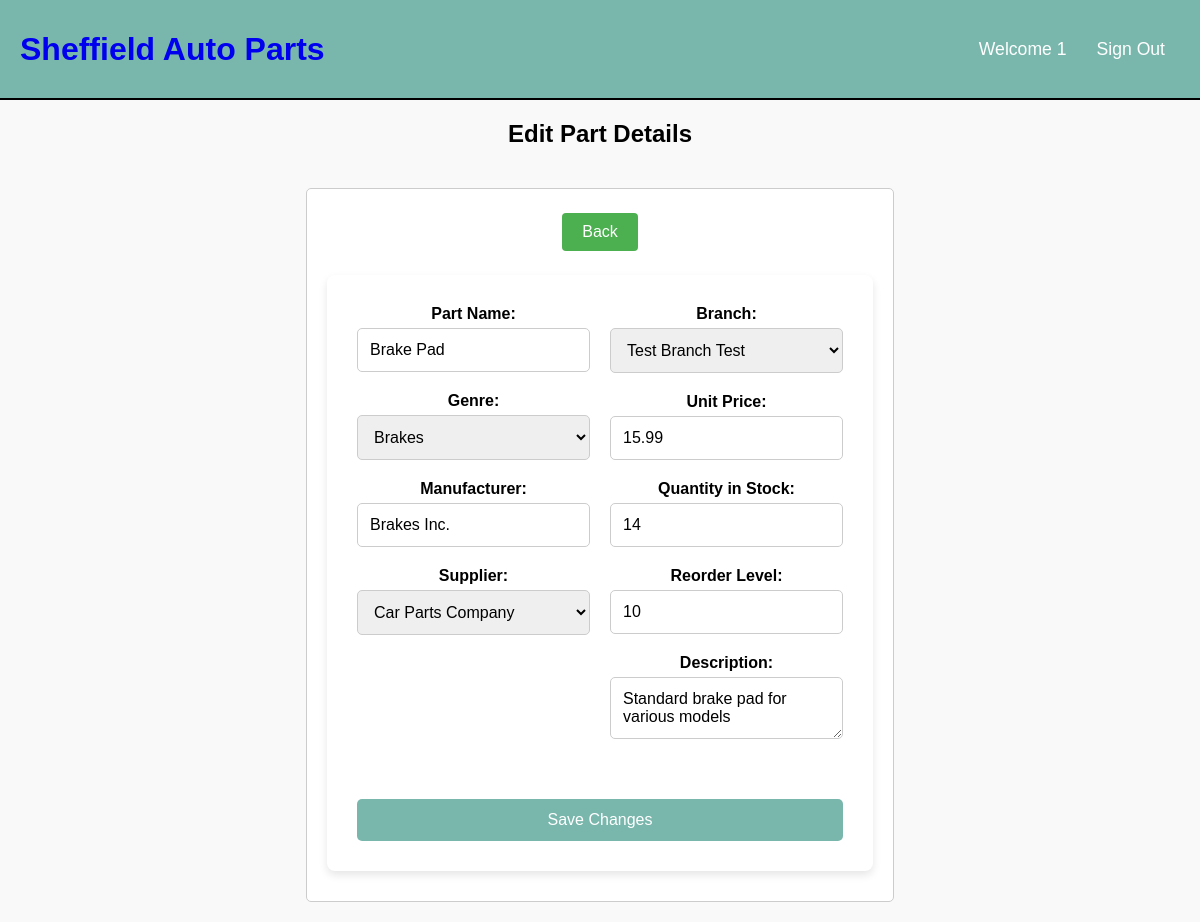
The page /manage_part.php?part_id=3000001 (signed in) on the database its author committed.
### tables this page shows
CREATE TABLE `users` (
  `user_id` int(11) NOT NULL,
  `username` varchar(50) NOT NULL,
  `password` varchar(255) NOT NULL,
  `email` varchar(99) NOT NULL,
  `role` varchar(20) NOT NULL,
  `active` tinyint(1) DEFAULT 1
);

CREATE TABLE `parts` (
  `part_id` int(11) NOT NULL,
  `part_name` varchar(100) NOT NULL,
  `description` varchar(255) NOT NULL,
  `genre` varchar(30) NOT NULL,
  `manufacturer` varchar(100) NOT NULL,
  `unit_price` decimal(10,2) NOT NULL,
  `quantity_in_stock` int(11) NOT NULL,
  `reorder_level` int(11) NOT NULL,
  `supplier_id` int(11) NOT NULL,
  `branch_id` int(11) DEFAULT NULL
);

CREATE TABLE `suppliers` (
  `supplier_id` int(11) NOT NULL,
  `supplier_name` varchar(100) NOT NULL,
  `contact_name` varchar(100) NOT NULL,
  `contact_phone` varchar(11) NOT NULL,
  `contact_email` varchar(50) NOT NULL,
  `address` varchar(100) NOT NULL,
  `active` tinyint(1) NOT NULL DEFAULT 1
);

CREATE TABLE `branches` (
  `branch_id` int(11) NOT NULL,
  `branch_name` varchar(255) NOT NULL,
  `branch_address` varchar(255) DEFAULT NULL,
  `branch_phone` varchar(20) DEFAULT NULL,
  `branch_email` varchar(255) DEFAULT NULL
);

### include/functions.php (called while the page is built, shortened)
<?php
function check_login($con){
  if(isset($_SESSION['user_id'])){
    $users_id = $_SESSION['user_id'];
    $check_login_query = "SELECT * FROM users WHERE user_id = '$users_id'";
    $logged_in_result = mysqli_query($con,$check_login_query);
    if($logged_in_result && mysqli_num_rows($logged_in_result) === 1){
      $user_data = mysqli_fetch_assoc($logged_in_result);
      return $user_data;
    }
  }
}
?>

### include/init.php (called while the page is built, shortened)
<?php
include('include/connection.php');
include('include/functions.php');
$user_data = check_login($con);
?>

### manage_part.php (the view, shortened to what this page needs)
<?php
include('include/init.php');
$part_id = isset($_GET['part_id']) ? $_GET['part_id'] : 0;
$sql = "SELECT * FROM parts WHERE part_id = ?";
$stmt = $con->prepare($sql);
$stmt->bind_param('i', $part_id);
$stmt->execute();
$result = $stmt->get_result();
if ($result->num_rows == 1) {
    $part = $result->fetch_assoc();
} else {
    die("Part not found.");
}
$genre_sql = "SELECT DISTINCT genre FROM parts";
$genre_result = $con->query($genre_sql);
$genres = [];
while ($row = $genre_result->fetch_assoc()) {
    $genres[] = $row['genre'];
}
$supplier_sql = "SELECT supplier_id, supplier_name FROM suppliers WHERE active = 1";
$supplier_result = $con->query($supplier_sql);
$suppliers = [];
while ($row = $supplier_result->fetch_assoc()) {
    $suppliers[] = $row;
}
$branch_sql = "SELECT branch_id, branch_name FROM branches";
$branch_result = $con->query($branch_sql);
$branches = [];
while ($row = $branch_result->fetch_assoc()) {
    $branches[] = $row;
}
?>
<!DOCTYPE html>
<html lang="en">
<head>
    <link rel="stylesheet" href="style/base.css">
</head>
<body>
    <?php include('include/header.php'); ?>
    <div class="page-container">
        <h2 class="page-title">Edit Part Details</h2>
        <div class="form-container">
            <div class="back-button-container">
                <a href="inventory.php" class="back-btn">Back</a>
            </div>
            <form action="manage_part.php?part_id=<?php echo htmlspecialchars($part['part_id']); ?>" method="POST" class="form">
                <div class="form-columns">
                    <div class="left-column">
                        <div class="form-box">
                            <label for="part_name">Part Name:</label>
                            <input type="text" id="part_name" name="part_name" value="<?php echo htmlspecialchars($part['part_name']); ?>" required>
                        </div>
                        <div class="form-box">
                            <label for="genre">Genre:</label>
                            <select id="genre" name="genre" required>
                                <?php foreach ($genres as $genre): ?>
                                    <option value="<?php echo htmlspecialchars($genre); ?>" <?php echo ($part['genre'] == $genre) ? 'selected' : ''; ?>><?php echo htmlspecialchars($genre); ?></option>
                                <?php endforeach; ?>
                            </select>
                        </div>
                        <div class="form-box">
                            <label for="manufacturer">Manufacturer:</label>
                            <input type="text" id="manufacturer" name="manufacturer" value="<?php echo htmlspecialchars($part['manufacturer']); ?>" required>
                        </div>
                        <div class="form-box">
                            <label for="supplier_id">Supplier:</label>
                            <select id="supplier_id" name="supplier_id" required>
                                <?php foreach ($suppliers as $supplier): ?>
                                    <option value="<?php echo htmlspecialchars($supplier['supplier_id']); ?>" <?php echo ($part['supplier_id'] == $supplier['supplier_id']) ? 'selected' : ''; ?>>
                                        <?php echo htmlspecialchars($supplier['supplier_name']); ?>
                                    </option>
                                <?php endforeach; ?>
                            </select>
                        </div>
                    </div>
                    <div class="right-column">
                        <div class="form-box">
                            <label for="branch_id">Branch:</label>
                            <select id="branch_id" name="branch_id" required>
                                <?php foreach ($branches as $branch): ?>
                                    <option value="<?php echo htmlspecialchars($branch['branch_id']); ?>" <?php echo ($part['branch_id'] == $branch['branch_id']) ? 'selected' : ''; ?>>
                                        <?php echo htmlspecialchars($branch['branch_name']); ?>
                                    </option>
                                <?php endforeach; ?>
                            </select>
                        </div>
                        <div class="form-box">
                            <label for="unit_price">Unit Price:</label>
                            <input type="number" step="0.01" id="unit_price" name="unit_price" value="<?php echo htmlspecialchars($part['unit_price']); ?>" required>
                        </div>
                        <div class="form-box">
                            <label for="quantity_in_stock">Quantity in Stock:</label>
                            <input type="number" id="quantity_in_stock" name="quantity_in_stock" value="<?php echo htmlspecialchars($part['quantity_in_stock']); ?>" required>
                        </div>
                        <div class="form-box">
                            <label for="reorder_level">Reorder Level:</label>
                            <input type="number" id="reorder_level" name="reorder_level" value="<?php echo htmlspecialchars($part['reorder_level']); ?>" required>
                        </div>
                        <div class="form-box">
                            <label for="description">Description:</label>
                            <textarea id="description" name="description" required><?php echo htmlspecialchars($part['description']); ?></textarea>
                        </div>
                    </div>
                </div>
                <button type="submit" class="save-btn">Save Changes</button>
            </form>
        </div>
    </div>
</body>
</html>

### include/header.php
<link rel="stylesheet" href="style/header.css">
<header>
  <div class="logo">
  <h1 class="logo-text">
    <a href="home.php">
      <span>Sheffield</span> Auto Parts
    </a>
  </h1>
</div>
<ul class="navbar">
  <li><a href="home.php">Welcome <?php echo htmlspecialchars($user_data['username']); ?></a></li>
  <li><a href="logout.php">Sign Out</a></li>
</ul>
</header>

### style/base.css (style rules this page uses)
* { font-family: 'Poppins', sans-serif; margin: 0; padding: 0; box-sizing: border-box; text-decoration: none; }
body { background-color: #f9f9f9; min-height: 100vh; }
.page-container { min-height: 75vh; width: 100%; background-position: center; background-size: cover; position: relative; display: flex; flex-direction: column; margin: 0 auto; padding-top: 0px; justify-content: center; align-items: center; }
.page-title { margin-top: 20px; font-size: 24px; margin-bottom: 20px; text-align: center; }
.form-container { margin: 20px auto; padding: 20px; border: 1px solid #ccc; border-radius: 5px; background-color: #ffffff; max-width: 600px; text-align: center; }
.form, .adding-form { display: flex; flex-direction: column; max-width: 1000px; margin: 10px auto; padding: 30px; background-color: #ffffff; border-radius: 8px; box-shadow: 0 4px 8px rgba(0, 0, 0, 0.1); justify-content: center; align-items: center; }
.form-columns { display: flex; justify-content: space-between; margin-bottom: 20px; width: 100%; gap: 20px; }
.left-column, .right-column { display: flex; flex-direction: column; width: 100%; }
.form-box { display: flex; flex-direction: column; margin-bottom: 20px; }
.form-box label { font-weight: bold; margin-bottom: 5px; }
.form-box input, .form-box textarea, .form-box select { padding: 12px; border: 1px solid #ccc; border-radius: 5px; font-size: 16px; width: 100%; box-sizing: border-box; }
.save-btn { display: block; width: 100%; padding: 12px 15px; background-color: #79B7AC; color: white; border: none; border-radius: 5px; cursor: pointer; font-size: 16px; margin-top: 20px; }
.back-button-container { margin-bottom: 20px; text-align: center; }
.back-btn { background-color: #4CAF50; border: none; color: white; padding: 10px 20px; text-align: center; text-decoration: none; display: inline-block; font-size: 16px; margin: 4px 2px; cursor: pointer; border-radius: 4px; }

### style/header.css (style rules this page uses)
header { background: #79B7AC; height: 100px; display: flex; justify-content: space-between; align-items: center; border-bottom: 2px solid black; color: white; padding: 0 20px; }
header .logo { max-height: 80px; display: flex; align-items: center; color: white; }
header .navbar { display: flex; align-items: center; }
header ul { margin: 20; padding: 20; list-style: none; display: flex; color: white; }
header ul li { position: relative; }
header ul li a { display: block; padding: 20px 15px; font-size: 1.1em; color: white; text-decoration: none; border-radius: 4px; }

### rows shown on the page
users: username "1"
parts: part_name "Brake Pad", genre "Brakes", manufacturer "Brakes Inc.", supplier_id "Car Parts Company", branch_id "Test Branch Test", unit_price "15.99", quantity_in_stock "14", reorder_level "10", description "Standard brake pad for various models"
